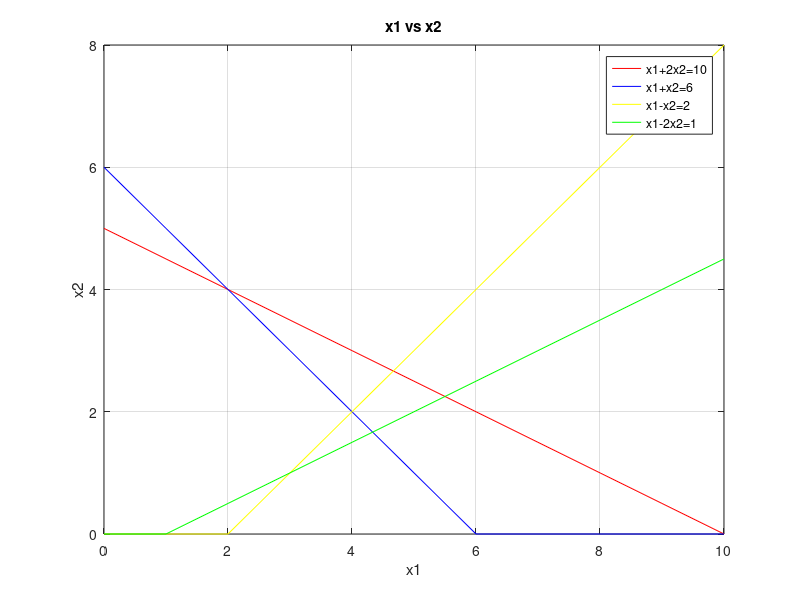

Recreate this plot in MATLAB.
format short
clear all
clc
A = [1 2;1 1; 1 -1; 1 -2];
B=[10;6;2;1];
C = [2 1];
solution = [];
max(B)
x1 = 0:1:max(B);
x2 = (B(1)-A(1,1).*x1)./A(1,2);
x3 = (B(2)-A(2,1).*x1)./A(2,2);
x4 = (B(3)-A(3,1).*x1)./A(3,2);
x5 = (B(4)-A(4,1).*x1)./A(4,2);

x2 = max(0,x2);
x3 = max(0,x3);
x4 = max(0,x4);
x5 = max(0,x5);

plot(x1,x2,'r',x1,x3,'b',x1,x4,'y',x1,x5,'g');
title('x1 vs x2');
xlabel('x1');
ylabel('x2');
legend('x1+2x2=10','x1+x2=6','x1-x2=2','x1-2x2=1');
grid on

A = [1 2;1 1; 1 -1; 1 -2;1 0;0 1]; %this keeps in mind the axis as well
B=[10;6;2;1;0;0]; %this keeps in mind the values of the axis

for i=1:length(A)%This is the new value of the number of terms. Here it is 6/ total number of constraints
        A1 = A(i,:);
        B1 = B(i,:);
    for j = i+1 :length(A)      
        A2 = A(j,:);
        B2 = B(j,:);
        A3 = [A1;A2];
        B3 = [B1;B2];
        X = A3\B3;
        solution = [solution X];%stores value of every X as X changes.
    end
end
solution = solution';
solution

x1 = solution(:,1);
x2 = solution(:,2);

H1 = find(x1+2*x2>10);
solution(H1,:)=[];
x1 = solution(:,1);
x2 = solution(:,2);

H2 = find(x1+x2>6);
solution(H2,:)=[];
x1 = solution(:,1);
x2 = solution(:,2);

H3 = find(x1-x2>2);
solution(H3,:)=[];
x1 = solution(:,1);
x2 = solution(:,2);

H4 = find(x1-2*x2>1);
solution(H4,:)=[];
x1 = solution(:,1);
x2 = solution(:,2);

H5 = find(x1<0);
solution(H5,:)=[];
x1 = solution(:,1);
x2 = solution(:,2);

H6 = find(x2<0);
solution(H6,:)=[];
x1 = solution(:,1);
x2 = solution(:,2);

for i=1: size(solution(:,1))
    obj(i,:)=sum(solution(i,:).*C)
end

P = max(obj)

M = find(obj==P)

OS = solution(M,:);

OS
    
